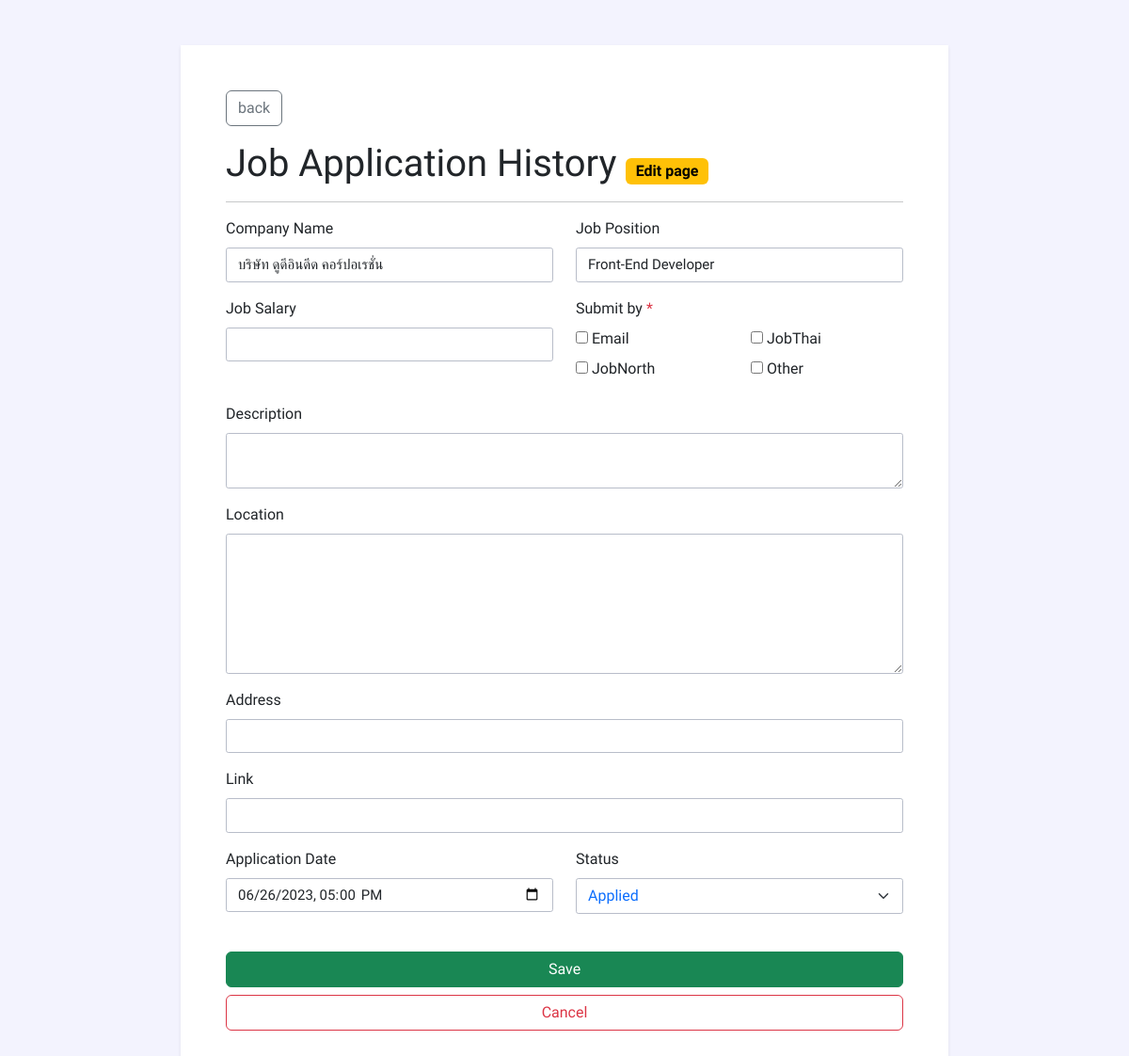
The app's page /edit.php?edit_id=3 with its own data.
### tables this page shows
CREATE TABLE `jobhistory` (
  `id` int(11) NOT NULL,
  `company_name` varchar(255) NOT NULL,
  `job_position` varchar(255) NOT NULL,
  `job_salary` varchar(255) DEFAULT NULL,
  `submit_by1` varchar(255) DEFAULT NULL,
  `submit_by2` varchar(255) DEFAULT NULL,
  `submit_by3` varchar(255) DEFAULT NULL,
  `submit_by4` varchar(255) DEFAULT NULL,
  `description` varchar(255) DEFAULT NULL,
  `location` varchar(1023) DEFAULT NULL,
  `address` varchar(255) DEFAULT NULL,
  `link` varchar(255) DEFAULT NULL,
  `application_date` timestamp NOT NULL DEFAULT current_timestamp() ON UPDATE current_timestamp(),
  `job_status` varchar(255) DEFAULT NULL
);

### edit.php (the view, shortened to what this page needs)
<?php
require_once('process/config.php');
if (isset($_GET['edit_id'])) {
  $id = $_GET['edit_id'];
  $stmt = $db->query("SELECT * FROM jobhistory WHERE id = $id");
  $stmt->execute();
  $job_history = $stmt->fetch();
}
?>
<!DOCTYPE html>
<html lang="en">
<head>
  <link rel="stylesheet" href="css/bootstrap.min.css" />
  <link rel="stylesheet" href="css/styles.css" />
</head>
<body>
  <div class="container my-5">
    <div class="bg-white shadow-sm p-md-5 p-2">
      <a href="index.php" class="btn btn-outline-secondary mb-3">back</a>
      <h1 class="">Job Application History <span class="fs-6 badge text-bg-warning">Edit page</span></h1>
      <hr class="mb-3">
      <form method="POST" action="process/edit.php" class="row">
        <div class="col-12 col-md-6 mb-3">
          <label for="companyName" class="form-label">Company Name</label>
          <input type="text" class="form-control" name="companyName" id="companyName" required value="<?php echo $job_history['company_name']; ?>" />
        </div>
        <div class="col-12 col-md-6 mb-3">
          <label for="jobPosition" class="form-label">Job Position</label>
          <input type="text" class="form-control" name="jobPosition" id="jobPosition" required value="<?php echo $job_history['job_position']; ?>" />
        </div>
        <div class="col-12 col-md-6 mb-3">
          <label for="jobPosition" class="form-label">Job Salary</label>
          <input type="text" class="form-control" name="jobSaraly" id="jobSaraly" value="<?php echo $job_history['job_salary']; ?>" />
        </div>
        <div class="col-12 col-md-6 mb-3">
          <label for="" class="form-label">Submit by <span class="text-danger">*</span></label><br>
          <div class="row">
            <div class="col-6">
              <div class="form-check-inline">
                <input type="checkbox" name="submit_by1" id="submitBy_email" value="Email" <?php if($job_history['submit_by1'] == "Email") echo "checked"; ?>>
                <label for="submitBy_email" class="form-label fw-light">Email</label>
              </div>
              <div class="form-check-inline">
                <input type="checkbox" name="submit_by2" id="submitBy_jobnorth" value="JobNorth" <?php if($job_history['submit_by2'] == "JobNorth") echo "checked"; ?>>
                <label for="submitBy_jobnorth" class="form-label fw-light">JobNorth</label>
              </div>
            </div>
            <div class="col-6">
              <div class="form-check-inline">
                <input type="checkbox" name="submit_by3" id="submitBy_jobthai" value="JobThai" <?php if($job_history['submit_by3'] == "JobThai") echo "checked"; ?>>
                <label for="submitBy_jobthai" class="form-label fw-light">JobThai</label>
              </div>
              <div class="form-check-inline">
                <input type="checkbox" name="submit_by4" id="submitBy_other" value="Other" <?php if($job_history['submit_by4'] == "Other") echo "checked"; ?>>
                <label for="submitBy_other" class="form-label fw-light">Other</label>
              </div>
            </div>
          </div>
        </div>
        <div class="col-12 mb-3">
          <label for="description" class="form-label">Description</label>
          <textarea class="form-control" name="description" id="description" rows="2"><?php echo $job_history['description']; ?></textarea>
        </div>
        <div class="col-12 mb-3">
          <label for="location" class="form-label">Location</label>
          <textarea class="form-control" name="location" id="location" rows="6"><?php echo $job_history['location'] ?></textarea>
        </div>
        <div class="col-12 mb-3">
          <label for="address" class="form-label">Address</label>
          <input type="text" class="form-control" name="address" id="address" value="<?php echo $job_history['address'] ?>">
        </div>
        <div class="col-12 mb-3">
          <label for="address" class="form-label">Link</label>
          <input type="text" class="form-control" name="link" id="link" value="<?php echo $job_history['link'] ?>">
        </div>
        <div class="col-12 col-md-6 mb-3">
          <label for="applicationDate" class="form-label">Application Date</label>
          <input type="datetime-local" class="form-control" name="applicationDate" id="applicationDate" required value="<?php echo $job_history['application_date']; ?>" />
        </div>
        <div class="col-12 col-md-6 mb-3">
          <label for="status" class="form-label">Status</label>
          <select class="form-select <?php include('color.php'); ?>" name="jobStatus" id="status" required>
            <option value="applied" class="text-info" <?php if ($job_history['job_status'] == "applied") echo "selected"; ?>>Applied</option>
          </select>
        </div>
        <div class="col-12 mt-4">
          <button type="submit" name="submit" class="btn btn-success w-100">Save</button>
          <a href="index.php" class="btn btn-outline-danger w-100 mt-2">Cancel</a>
        </div>
      </form>
    </div>
  </div>
</body>
</html>

### css/styles.css (style rules this page uses)
:root { --bs-border-color: #b8bdc9; --bs-indigo-rgb: #6610f2; --bs-purple-rgb: #6f42c1; --bs-pink-rgb: #e83e8c; }
body { background-color: #f3f3fe; font-family: "Sarabun", sans-serif; font-weight: 300; }
.form-label { font-weight: 400; }
.form-control { --bs-border-radius: 0.175rem; font-weight: 300; font-size: 15px; }
.form-select { --bs-border-radius: 0.175rem; }

### edit.php (style rules this page uses)
.container { max-width: 840px; }

### records on screen
jobhistory: companyName "บริษัท ดูดีอินดีด คอร์ปอเรชั่น", jobPosition "Front-End Developer", applicationDate "06/26/2023 17:00", jobStatus "Applied"
